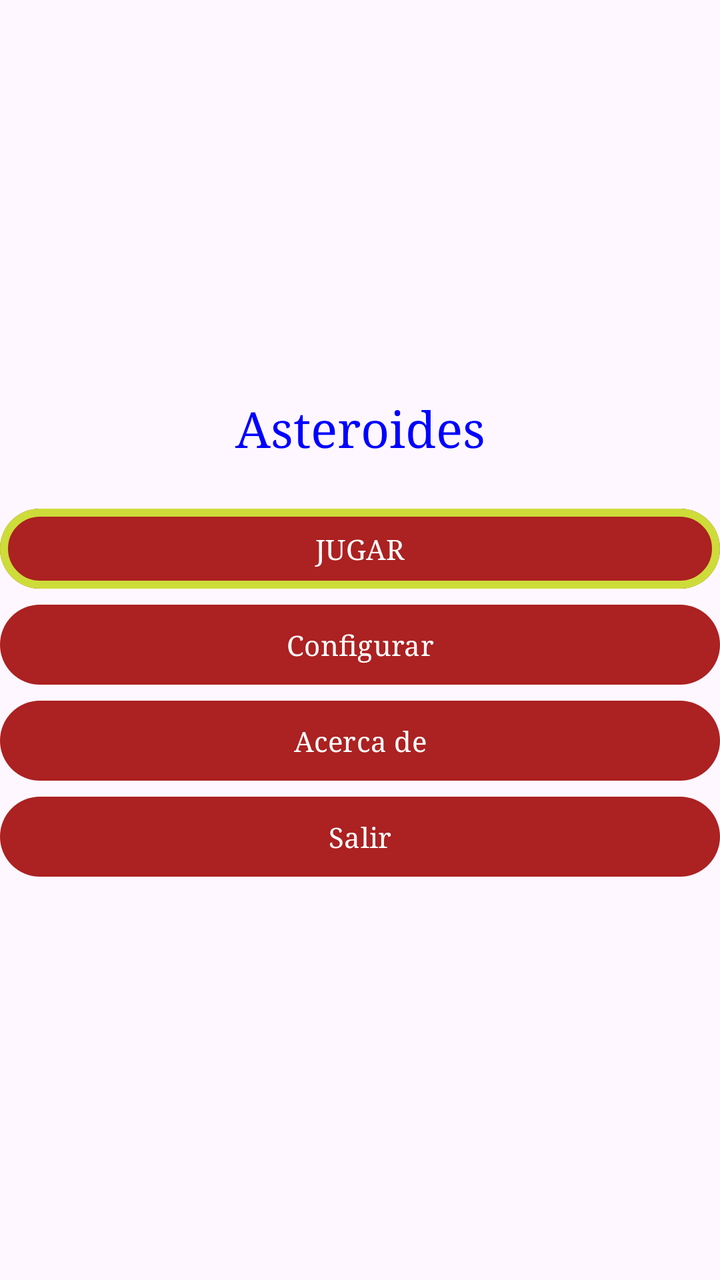
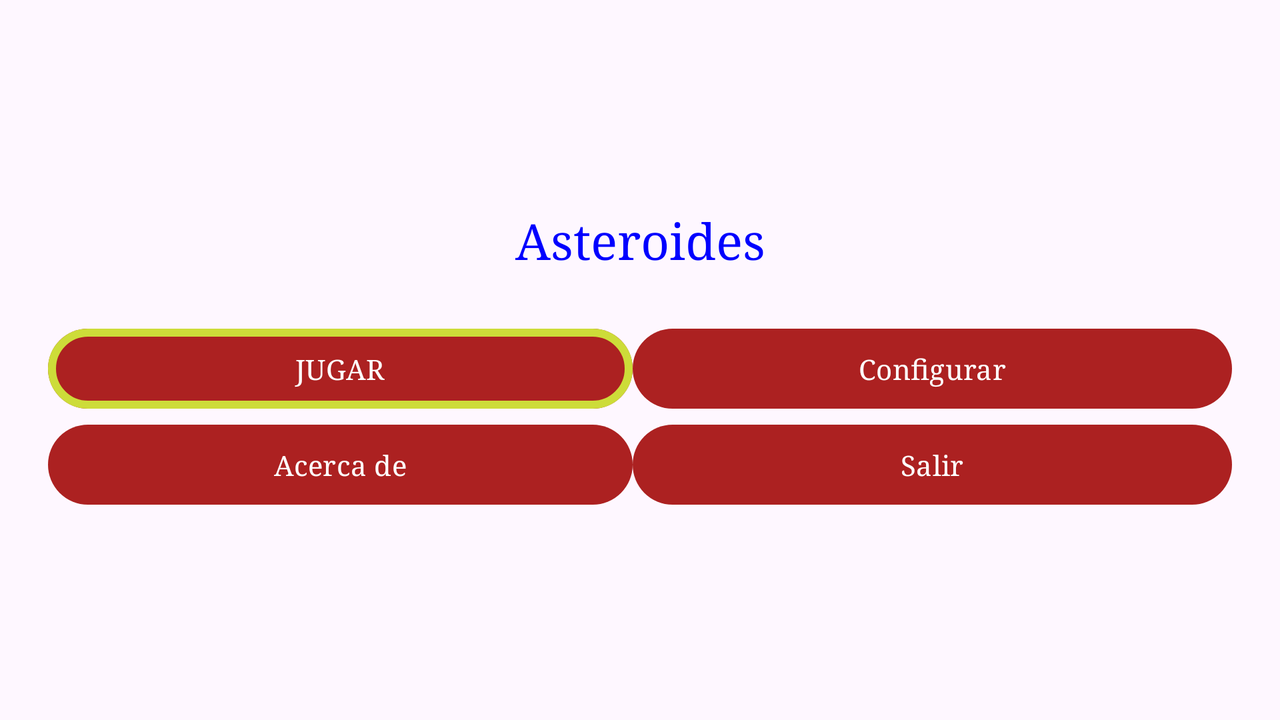

First picture: res/layout/ on a phone held upright. Second picture: the repository's own variant of that layout, on a device whose configuration matches the variant's folder. Source for both follows.
<!-- AndroidManifest.xml: application theme Theme.Asteroides -->
<!-- res/layout/activity_main.xml -->
<?xml version="1.0" encoding="utf-8"?>
<androidx.constraintlayout.widget.ConstraintLayout xmlns:android="http://schemas.android.com/apk/res/android"
    xmlns:app="http://schemas.android.com/apk/res-auto"
    xmlns:tools="http://schemas.android.com/tools"
    android:id="@+id/linearLayout"
    android:layout_width="match_parent"
    android:layout_height="match_parent"

    android:gravity="center"
    tools:context=".MainActivity">

    <TextView
        android:id="@+id/textView"
        android:layout_width="0dp"
        android:layout_height="wrap_content"
        android:gravity="center"
        android:text="@string/app_name"
        android:textSize="25sp"
        app:layout_constraintBottom_toTopOf="@+id/Button01"
        app:layout_constraintEnd_toEndOf="parent"
        app:layout_constraintHorizontal_bias="0.5"
        app:layout_constraintStart_toStartOf="@+id/Button01"
        app:layout_constraintTop_toTopOf="parent"
        app:layout_constraintVertical_chainStyle="packed" />

    <Button
        android:id="@+id/Button01"
        style="@style/botonPrincipal"
        android:layout_width="0dp"
        android:layout_height="wrap_content"
        android:layout_marginTop="20dp"
        android:onClick="lanzarJuego"
        android:text="@string/Jugar"
        app:layout_constraintBottom_toTopOf="@+id/Button02"
        app:layout_constraintEnd_toEndOf="parent"
        app:layout_constraintHorizontal_bias="0.5"
        app:layout_constraintStart_toStartOf="parent"
        app:layout_constraintTop_toBottomOf="@+id/textView" />

    <Button
        android:id="@+id/Button02"
        android:layout_width="0dp"
        android:layout_height="wrap_content"
        android:onClick="lanzarPreferencias"
        android:text="@string/Configurar"
        app:layout_constraintBottom_toTopOf="@+id/Button03"
        app:layout_constraintEnd_toEndOf="parent"
        app:layout_constraintHorizontal_bias="0.5"
        app:layout_constraintStart_toStartOf="parent"
        app:layout_constraintTop_toBottomOf="@+id/Button01" />

    <Button
        android:id="@+id/Button03"
        android:layout_width="0dp"
        android:layout_height="wrap_content"
        android:onClick="lanzarJuego"
        android:text="@string/Acercade"
        app:layout_constraintBottom_toTopOf="@+id/Button04"
        app:layout_constraintEnd_toEndOf="parent"
        app:layout_constraintHorizontal_bias="0.5"
        app:layout_constraintStart_toStartOf="parent"
        app:layout_constraintTop_toBottomOf="@+id/Button02" />

    <Button
        android:id="@+id/Button04"
        android:layout_width="0dp"
        android:layout_height="wrap_content"
        android:onClick="lanzarPuntuaciones"
        android:text="@string/Salir"
        app:layout_constraintBottom_toBottomOf="parent"
        app:layout_constraintEnd_toEndOf="parent"
        app:layout_constraintHorizontal_bias="0.5"
        app:layout_constraintStart_toStartOf="parent"
        app:layout_constraintTop_toBottomOf="@+id/Button03" />


</androidx.constraintlayout.widget.ConstraintLayout>
<!-- resources referenced by this layout -->
<resources>
  <string name="Acercade">Acerca de </string>
  <string name="Configurar">Configurar</string>
  <string name="Jugar">Jugar</string>
  <string name="Salir">Salir</string>
  <string name="app_name">Asteroides</string>
  <style name="botonPrincipal" parent="Widget.Material3.Button">
  
          <item name="strokeColor">@color/accent</item>
          <item name="strokeWidth">4dp</item>
          <item name="textAllCaps">true</item>
      </style>
  <style name="Theme.Asteroides" parent="Base.Theme.Asteroides" />
  <color name="accent">#CDDC39</color>
  <style name="Base.Theme.Asteroides" parent="Theme.Material3.DayNight.NoActionBar">
          
          
          <item name="android:typeface">serif</item>
          <item name="android:textColor">#0000FF</item>
          <item name="colorPrimary">@color/primary</item>
          <item name="colorPrimaryDark">@color/primaryDark</item>
          <item name="colorAccent">@color/accent</item>
      </style>
  <color name="primary">#AC2121</color>
  <color name="primaryDark">#FF3D00</color>
</resources>
<!-- res/layout-land/activity_main.xml (the repository's variant of the layout above) -->
<!-- drawn on the phone turned sideways -->
<?xml version="1.0" encoding="utf-8"?>
<androidx.constraintlayout.widget.ConstraintLayout xmlns:android="http://schemas.android.com/apk/res/android"
    xmlns:app="http://schemas.android.com/apk/res-auto"
    xmlns:tools="http://schemas.android.com/tools"
    android:id="@+id/linearLayout3"
    android:layout_width="match_parent"
    android:layout_height="match_parent"
    android:gravity="center"
    tools:context=".MainActivity">

    <TextView
        android:id="@+id/textView3"
        android:layout_width="0dp"
        android:layout_height="wrap_content"
        android:layout_marginStart="24dp"
        android:layout_marginEnd="24dp"
        android:layout_marginBottom="24dp"
        android:gravity="center"
        android:text="@string/app_name"
        android:textSize="25sp"
        app:layout_constraintBottom_toTopOf="@+id/tableLayout"
        app:layout_constraintEnd_toEndOf="parent"
        app:layout_constraintHorizontal_bias="0.5"
        app:layout_constraintStart_toStartOf="parent"
        app:layout_constraintTop_toTopOf="parent"
        app:layout_constraintVertical_chainStyle="packed" />

    <TableLayout
        android:id="@+id/tableLayout"
        android:layout_width="match_parent"
        android:layout_height="wrap_content"
        android:layout_marginStart="24dp"
        android:layout_marginEnd="24dp"
        android:gravity="center"
        android:stretchColumns="*"
        app:layout_constraintBottom_toBottomOf="parent"
        app:layout_constraintEnd_toEndOf="parent"
        app:layout_constraintStart_toStartOf="parent"
        app:layout_constraintTop_toBottomOf="@+id/textView3">

        <TableRow>

            <Button
                android:id="@+id/button01"
                style="@style/botonPrincipal"
                android:layout_width="match_parent"
                android:layout_height="wrap_content"
                android:onClick="lanzarJuego"
                android:text="@string/Jugar" />

            <Button
                android:id="@+id/button02"
                android:layout_width="match_parent"
                android:layout_height="wrap_content"
                android:onClick="lanzarPreferencias"
                android:text="@string/Configurar" />
        </TableRow>

        <TableRow>

            <Button
                android:id="@+id/button03"
                android:layout_width="match_parent"
                android:layout_height="wrap_content"
                android:onClick="lanzarAcercaDe"
                android:text="@string/Acercade" />

            <Button
                android:id="@+id/button04"
                android:layout_width="match_parent"
                android:layout_height="wrap_content"
                android:text="@string/Salir" />
        </TableRow>
    </TableLayout>

</androidx.constraintlayout.widget.ConstraintLayout>
